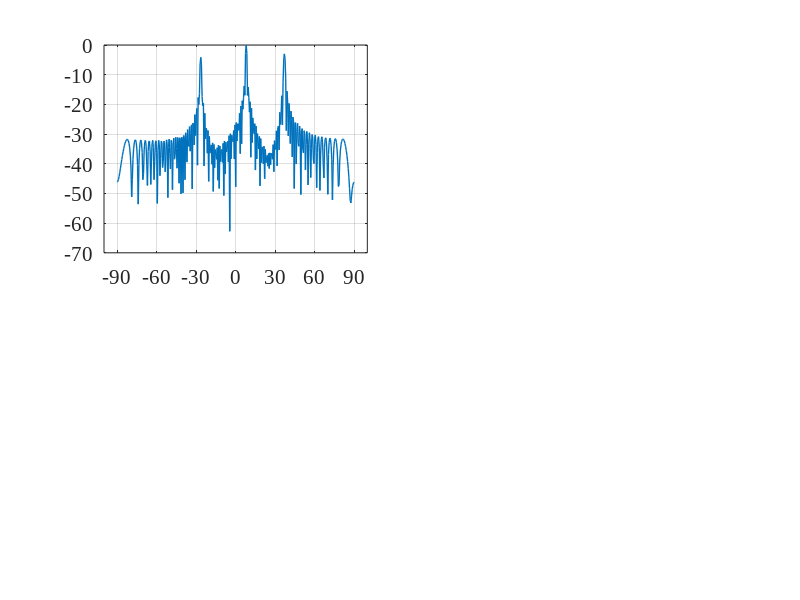

MATLAB code for this plot: (Note: this script raises an error after producing the figure.)
close all   % close all windows
clear       % clear workspace
clc         % clear command window
f=300e6;    %carrier frequency (Hz)
n=100;       %number of array elements
l=0.04*3e8/f;    %wave length (m)
sa=361;     %sampling
d=l/2;
p=0:d:d*(n-1);
angle=[-90,90];
angle_m=[-26.5 8 37
        -56.5 0 51.5
        -45 23 39
        -16 0 26.5];
Rat=[sqrt(2032.1 ) sqrt(5304.2) sqrt(2663.7) 
    sqrt(1673.6) sqrt(3166.7) sqrt(5159.7) 
    sqrt(2729.5) sqrt(1624.5) sqrt(5646.0) 
    sqrt(4627.3) sqrt(1394.1) sqrt(3978.6)]'; %ratio
s_m=size(angle_m,2);
theta_list = linspace(angle(1, 1), angle(1, 2), 361);
steering_matrixe=exp(-1j*p'*2*pi/l*sin(theta_list*pi/180));
for i=1:4
    m_steering(:,:,i)=exp(-1j*p'*2*pi/l*sin(angle_m(i,:)*pi/180));
    R=[m_steering(:,:,i)] * [m_steering(:,:,i)]';
    RRR=det(R);
    R_inv = pinv(R);
    C=[m_steering(:,:,i)];
    w(:,i)=R_inv*C/(C'*R_inv*C)*Rat(:,i);
end

for it = 1:sa
      a = steering_matrixe(:, it);
      bp1(1, it) = abs(w(:,1)' * a);
      bp2(1, it) = abs(w(:,2)' * a);
      bp3(1, it) = abs(w(:,3)' * a);
      bp4(1, it) = abs(w(:,4)' * a);
end
  % Normalize.
bp1 = 20 * log10(bp1 / max(bp1));
bp2 = 20 * log10(bp2 / max(bp2));
bp3 = 20 * log10(bp3 / max(bp3));
bp4 = 20 * log10(bp4 / max(bp4));

for i = 1:s_m
    gain_m1(1,i) = abs(w(:,1)' * (m_steering(:,i,1)*m_steering(:,i,1)')* w(:,1)) / abs(w(:,1)'*w(:,1));
end

for i = 1:s_m
     gain_m2(1,i) = abs(w(:,2)' * (m_steering(:,i,2)*m_steering(:,i,2)')* w(:,2)) / abs(w(:,2)'*w(:,2));
end

for i = 1:s_m
     gain_m3(1,i) = abs(w(:,3)' * (m_steering(:,i,3)*m_steering(:,i,3)')* w(:,3)) / abs(w(:,3)'*w(:,3));
end

for i = 1:s_m
     gain_m4(1,i) = abs(w(:,4)' * (m_steering(:,i,4)*m_steering(:,i,4)')* w(:,4)) / abs(w(:,4)'*w(:,4));
end
gain=[gain_m1;gain_m2;gain_m3;gain_m4];
disp(gain)

%%%%%画图
figure('position',[150,100,1000,750])%确定图片的位置和大小，[x y width height]

subplot(2,2,1);
plot(theta_list,bp1,'LineWidth',1);
grid on;
hold on;
delta = (angle(1, 2) - angle(1, 1)) / 6;
set(gca, 'xlim',[angle(1,1)-10, angle(1, 2)+10],'FontSize',15,'FontName','Times New Roman');
set(gca, 'xtick',angle(1, 1):delta: angle(1, 2),'FontSize',15,'FontName','Times New Roman'); 
%%%坐标
    DB11=bp1(angle_m(1,1)/0.5+181);
    DB11=roundn(DB11,-2); 
    plot(angle_m(1,1),DB11,'r*')
    text(angle_m(1,1)-9,DB11+4,[num2str(DB11)],'FontSize',10,'FontName','Times New Roman')

    DB12=bp1(angle_m(1,2)/0.5+181);
    DB12=roundn(DB12,-2); 
    plot(angle_m(1,2),DB12,'r*')
    text(angle_m(1,2)-2,DB12+4,[num2str(DB12)],'FontSize',10,'FontName','Times New Roman')

    DB13=bp1(angle_m(1,3)/0.5+181);
    DB13=roundn(DB13,-2); 
    plot(angle_m(1,3),DB13,'r*')
    text(angle_m(1,3)-9,DB13+4,[num2str(DB13)],'FontSize',10,'FontName','Times New Roman')

    
xlabel({'\fontname{宋体}\fontsize{20}方位角 (°)','\fontname{Times New Roman}\fontsize{20}(a)'});
ylabel('\fontname{宋体}\fontsize{20} 波束图 (dB)');
set(gca, 'YLim', [-60,7],'FontSize',19,'FontName','Times New Roman');


subplot(2,2,2);
plot(theta_list,bp2,'LineWidth',1);
grid on;
hold on;
delta = (angle(1, 2) - angle(1, 1)) / 6;
set(gca, 'xlim',[angle(1,1)-10, angle(1, 2)+10],'FontSize',15,'FontName','Times New Roman');
set(gca, 'xtick',angle(1, 1):delta: angle(1, 2),'FontSize',15,'FontName','Times New Roman');  

    DB21=bp2(angle_m(2,1)/0.5+181);
    DB21=roundn(DB21,-2); 
    plot(angle_m(2,1),DB21,'r*')
    text(angle_m(2,1)-10,DB21+4,[num2str(DB21)],'FontSize',10,'FontName','Times New Roman')

    DB22=bp2(angle_m(2,2)/0.5+181);
    DB22=roundn(DB22,-2); 
    plot(angle_m(2,2),DB22,'r*')
    text(angle_m(2,2)-10,DB22+4,[num2str(DB22)],'FontSize',10,'FontName','Times New Roman')

    DB23=bp2(angle_m(2,3)/0.5+181);
    DB23=roundn(DB23,-2); 
    plot(angle_m(2,3),DB23,'r*')
    text(angle_m(2,3)-2,DB23+4,[num2str(DB23)],'FontSize',10,'FontName','Times New Roman')

xlabel({'\fontname{宋体}\fontsize{20}方位角 (°)','\fontname{Times New Roman}\fontsize{20}(b)'});
ylabel('\fontname{宋体}\fontsize{20} 波束图 (dB)');
set(gca, 'YLim', [-60,7],'FontSize',19,'FontName','Times New Roman');


subplot(2,2,3);
plot(theta_list,bp3,'LineWidth',1);
grid on;
hold on;
delta = (angle(1, 2) - angle(1, 1)) / 6;
set(gca, 'xlim',[angle(1,1)-10, angle(1, 2)+10],'FontSize',15,'FontName','Times New Roman');
set(gca, 'xtick',angle(1, 1):delta: angle(1, 2),'FontSize',15,'FontName','Times New Roman');    

    DB31=bp3(angle_m(3,1)/0.5+181);
    DB31=roundn(DB31,-2); 
    plot(angle_m(3,1),DB31,'r*')
    text(angle_m(3,1)-10,DB31+4,[num2str(DB31)],'FontSize',10,'FontName','Times New Roman')

    DB32=bp3(angle_m(3,2)/0.5+181);
    DB32=roundn(DB32,-2); 
    plot(angle_m(3,2),DB32,'r*')
    text(angle_m(3,2)-9,DB32+4,[num2str(DB32)],'FontSize',10,'FontName','Times New Roman')

    DB33=bp3(angle_m(3,3)/0.5+181);
    DB33=roundn(DB33,-2); 
    plot(angle_m(3,3),DB33,'r*')
    text(angle_m(3,3)-2,DB33+4,[num2str(DB33)],'FontSize',10,'FontName','Times New Roman')

xlabel({'\fontname{宋体}\fontsize{20}方位角 (°)','\fontname{Times New Roman}\fontsize{20}(c)'});
ylabel('\fontname{宋体}\fontsize{20} 波束图 (dB)');
set(gca, 'YLim', [-60,7],'FontSize',19,'FontName','Times New Roman');


subplot(2,2,4);
plot(theta_list,bp4,'LineWidth',1);
grid on;
hold on;
delta = (angle(1, 2) - angle(1, 1)) / 6;
set(gca, 'xlim',[angle(1,1)-10, angle(1, 2)+10],'FontSize',15,'FontName','Times New Roman');
set(gca, 'xtick',angle(1, 1):delta: angle(1, 2),'FontSize',15,'FontName','Times New Roman');   

    DB41=bp4(angle_m(4,1)/0.5+181);
    DB41=roundn(DB41,-2); 
    plot(angle_m(4,1),DB41,'r*')
    text(angle_m(4,1)-2,DB41+4,[num2str(DB41)],'FontSize',10,'FontName','Times New Roman')

    DB42=bp4(angle_m(4,2)/0.5+181);
    DB42=roundn(DB42,-2); 
    plot(angle_m(4,2),DB42,'r*')
    text(angle_m(4,2)-10,DB42+4,[num2str(DB42)],'FontSize',10,'FontName','Times New Roman')

    DB43=bp4(angle_m(4,3)/0.5+181);
    DB43=roundn(DB43,-2); 
    plot(angle_m(4,3),DB43,'r*')
    text(angle_m(4,3)-10,DB43+4,[num2str(DB43)],'FontSize',10,'FontName','Times New Roman')

xlabel({'\fontname{宋体}\fontsize{20}方位角 (°)','\fontname{Times New Roman}\fontsize{20}(d)'});
ylabel('\fontname{宋体}\fontsize{20} 波束图 (dB)');
set(gca, 'YLim', [-70,7],'FontSize',19,'FontName','Times New Roman');
% saveas(gcf,['423','.emf']);
%print('-depsc','fig13.eps');
